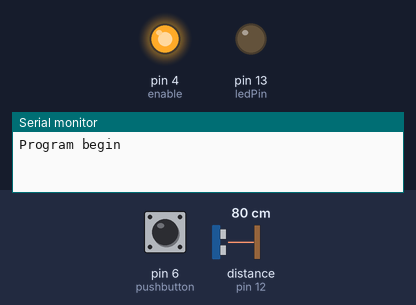
A sketch run on a simulated Arduino Uno, built with avr-gcc and run on an emulated ATmega328P. Parts: output pins drawn as LEDs (lit = HIGH), the last lines printed to the serial monitor. Wiring (inferred from the names in the program): ultrasonic range finder: trigger pin 11; echo pin 12. The inputs (shaded band) are chosen by the test bench; at power-on: pin 6 (pushbutton) LOW, distance to the obstacle (sensor on pin 12) 80 cm. The echo pulse lasts 58.3 µs per cm; the modem accepts every AT command (registered, SIM ready, sends succeed) and sends nothing else; pins used as bus, display or sensor lines are not drawn.

Above: at 0.1 s.
At 5.2 s:
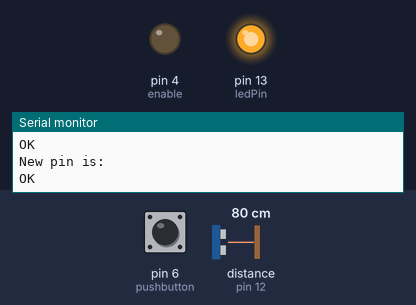
Timing chart, 0 to 6.7 s (numbered marks = the images above):
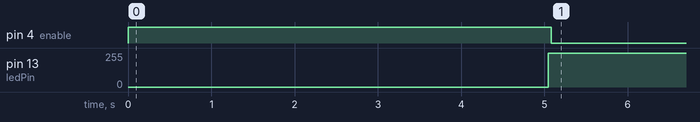

The sketch:

main.ino
```cpp
/* test bluetooth module HC-05
 *  Zach Martin
 *  4/5/23
 *
 *  check out https://howtomechatronics.com/tutorials/arduino/arduino-and-hc-05-bluetooth-module-tutorial/
 */

/* SoftwareSerial is a UART in software. It allows us to create a virtual secondary UART to connect with the
 *  HC-05, while freeing up the primary hardware UART for program/debug
 *
 *  It cannot send and receive simultaneously
 */
#include <SoftwareSerial.h>

/****************************************************************/
/* Define i/o pins */
// SoftwareSerial pins
#define rxd 2
#define txd 3

#define ledPin 13 // built-in LED indicator

// HC05 Module pins
#define enable 4
#define power 5

#define pushbutton 6

/*
 * created by Rui Santos, https://randomnerdtutorials.com
 *
 * Complete Guide for Ultrasonic Sensor HC-SR04
 *
    Ultrasonic sensor Pins:
        VCC: +5VDC
        Trig : Trigger (INPUT) - Pin11
        Echo: Echo (OUTPUT) - Pin 12
        GND: GND
 */
int trigPin = 11;    // Trigger
int echoPin = 12;    // Echo
long duration, cm, inches;
long lastCm, lastInches;

/****************************************************************/
/*relevant HC05 commands:
 * query name     "AT+NAME?\r\n"
 * set name       "AT+NAME=<newname>\r\n"
 * query pin      "AT+PSWD?\r\n"
 * set pin        "AT+PSWD=<newpin>\r\n"
 *
 */

/****************************************************************/
/* function prototypes */
void bt_to_usb(void); // send all bt input to USB

SoftwareSerial bt_serial(rxd, txd); // intitialize softwareserial

/****************************************************************/
// functions


// setup, run once
void setup() {
  pinMode(ledPin, OUTPUT);
  pinMode(enable, OUTPUT);
  pinMode(power, OUTPUT);
  pinMode(pushbutton, INPUT);

  digitalWrite(ledPin, LOW);

  Serial.begin(9600);

  // ultrasonic sensor
  pinMode(trigPin, OUTPUT);
  pinMode(echoPin, INPUT);
  lastCm = 0;
  lastInches = 0;

  while (!Serial) {
    ; // wait for serial port to connect. Needed for Native USB only
  }

  Serial.println("Program begin");

  // put HC05 into AT mode
  bt_serial.begin(38400);
  digitalWrite(enable, HIGH); // for AT mode
  digitalWrite(power, HIGH); // boot device

  delay(5000); // wait for bluetooth to boot
  digitalWrite(ledPin, HIGH);       // display AT cmd beginning


  /* Set name */
  Serial.println("\r\nSetting new name. Old name is");
  bt_serial.write("AT+NAME?\r\n");  // get current name
  bt_to_usb();
  bt_serial.write("AT+NAME=PatrickBT\r\n");  // Set new name
  bt_to_usb();
  Serial.println("New name is:");
  bt_serial.write("AT+NAME?\r\n");  // get current name
  bt_to_usb();


  /* Set password */
  Serial.println("\r\nSetting new pin. Old pin is");
  bt_serial.write("AT+PSWD?\r\n");  // get current pin
  bt_to_usb();
  bt_serial.write("AT+PSWD=0000\r\n");  // Set new password
  bt_to_usb();
  Serial.println("New pin is:");
  bt_serial.write("AT+PSWD?\r\n");  // get current password
  bt_to_usb();

  // Return to regular serial mode
  digitalWrite(power, LOW); // reboot device
  digitalWrite(enable, LOW); // get out of AT mode

  // go back to default baud rate
  bt_serial.end();
  bt_serial.begin(9600);

  delay(10);

  digitalWrite(power, HIGH); // bring device back up
  delay(5000); // wait for bluetooth to boot

  Serial.println("\r\nNow in normal user mode");
}

// ye olde superloooop
void loop() {
  char input;
  char x = 'A';
  bool  button_state = read_button();


  if(button_state)
  {
      bt_serial.flush();
      bt_serial.println("pressed");
  }

  // -------- Ultrasonic Sensor -------------
  // The sensor is triggered by a HIGH pulse of 10 or more microseconds.
  // Give a short LOW pulse beforehand to ensure a clean HIGH pulse:
  digitalWrite(trigPin, LOW);
  delayMicroseconds(5);
  digitalWrite(trigPin, HIGH);
  delayMicroseconds(10);
  digitalWrite(trigPin, LOW);

  // Read the signal from the sensor: a HIGH pulse whose
  // duration is the time (in microseconds) from the sending
  // of the ping to the reception of its echo off of an object.
  pinMode(echoPin, INPUT);
  duration = pulseIn(echoPin, HIGH);

  // Convert the time into a distance
  cm = (duration/2) / 29.1;     // Divide by 29.1 or multiply by 0.0343
  inches = (duration/2) / 74;   // Divide by 74 or multiply by 0.0135

  if ( inches - lastInches < 2 && inches - lastInches > -2 ) {
    bt_serial.flush();
    bt_serial.println(inches);

    lastInches = inches;
  }
}

void bt_to_usb(void)
{
  int i = 100;

  // wait for input or else quit after 100ms
  while(i)
  {
    if(bt_serial.available()){
      Serial.write(bt_serial.read());
      digitalWrite(ledPin, !digitalRead(ledPin));
      i = 10;
    }
    else
    {
      i--;
      delay(1);
    }
  }
}

// read button, debounced
// the button logic is inverted (pull-up)
bool read_button(void)
{
  static bool buttonState = true;
  static int lastDebounceTime=millis();

  bool reading = digitalRead(pushbutton);

  if((millis() - lastDebounceTime) > 50 && reading != buttonState) { // 50ms
    lastDebounceTime = millis();
    buttonState = reading;
  }

  return !buttonState;
}
```
